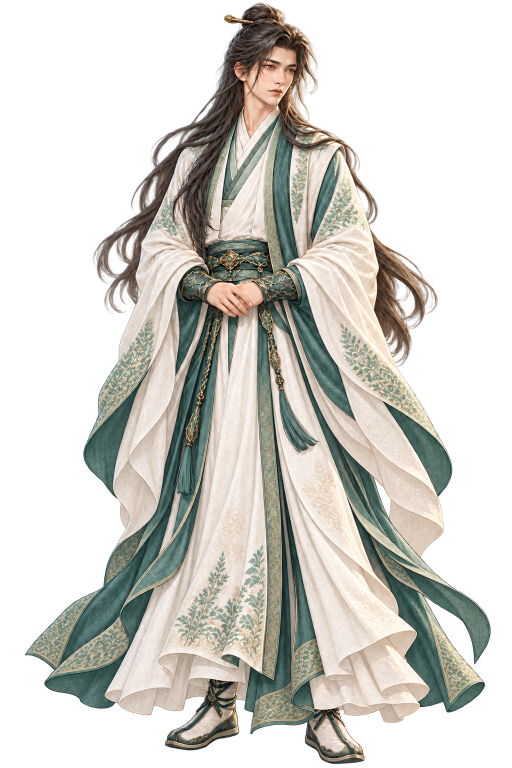
#> input picture art/production/art26/player-loadout-idle-v1.png, 1024 x 1536 px (shown at 1/2 size)
$ python export_art26_actor.py
#> lines starting #> are read from the running program, lines starting #| are printed output that depends on the picture
### art/tools/export_art10_blanks.py
"""Export ART10 originals without semantic edits or nonuniform scaling.

Uses Pillow only for this explicit producer, never as a new inventory-validator
dependency. The selected PNG and current finished-object reference stay intact.
"""
import argparse
import hashlib
import json
from pathlib import Path
import subprocess
import tempfile

ROOT = Path(__file__).resolve().parents[2]
IDS = ('frost_sword', 'jade_seal', 'soul_lamp', 'cloud_mirror')
BASE = 'art/redesign/art10-relic-blanks'
FACTS = BASE + '/export-facts.json'
PRODUCER = 'art/tools/export_art10_blanks.py'
ENCODING = ['cwebp', '-q', '82', '-m', '6', '-alpha_q', '100',
            '-resize', '512', '512', '-metadata', 'none']
ALIGNMENT = dict(method='uniform-contain-alpha16-bottom-center', threshold=16,
                 resampling='Pillow BICUBIC inverse affine', width=512, height=512,
                 nonuniformScale=False, cropPaintedBody=False)


def digest(data):
    return hashlib.sha256(data).hexdigest()


def identity(root, name):
    data = (root / name).read_bytes()
    return dict(path=name, bytes=len(data), sha256=digest(data))


def image_facts(root, name):
    from PIL import Image
    with Image.open(root / name) as opened:
        opened.load()
        original_mode = opened.mode
        image = opened.convert('RGBA')
    alpha = image.getchannel('A')
    histogram = alpha.histogram()
    row = identity(root, name)
    row.update(dimensions=dict(width=image.width, height=image.height),
               format='png' if name.endswith('.png') else 'webp', mode=original_mode,
               alpha=histogram[0] > 0 and sum(histogram[1:]) > 0,
               alphaProof=dict(transparentPixels=histogram[0], solidPixels=sum(histogram[250:]),
                               intermediatePixels=sum(histogram[1:250]),
                               min=alpha.getextrema()[0], max=alpha.getextrema()[1]),
               alphaBBox1=list(alpha.getbbox()),
               alphaBBox16=list(alpha.point(lambda n: 255 if n >= 16 else 0).getbbox()),
               rgbaSHA256=digest(image.tobytes()))
    return image, row


# [86 lines left out: functions placement, produce, not called in this run]


# [9 lines that do not run on import are left out]

### art/tools/export_art26_actor.py
"""One calm ART26 actor; reuse image facts and deterministic whole-frame cwebp export."""
import argparse,json,subprocess,tempfile
from pathlib import Path
from export_art10_blanks import image_facts,identity,digest
ROOT=Path(__file__).resolve().parents[2]
BASE='art/production/art26'
SOURCE=BASE+'/player-loadout-idle-v1.png'
RUNTIME='web/public/art/v2/actors/player-loadout-idle-v1.webp'
FACTS=BASE+'/export-facts.json'
PRODUCER='art/tools/export_art26_actor.py'
ENCODING=['cwebp','-q','82','-m','6','-alpha_q','100','-resize','512','768','-metadata','none']
def alpha_quality(image):
 a=image.getchannel('A');h=a.histogram();w,t=a.size
 return {'zeroPixels':h[0],'core250Pixels':sum(h[250:]),'edgeMax':[a.crop(b).getextrema()[1]for b in [(0,0,w,1),(0,t-1,w,t),(0,0,1,t),(w-1,0,w,t)]]}
def produce(root,verify=False):
 from PIL import __version__ as pillow_version
 root=root.resolve();raw,source=image_facts(root,SOURCE);assert raw.width==1024 and raw.height==1536
#> in image_facts, opened is the input picture: PIL image 1024x1536 RGBA; mean R, G, B, A 106.2, 103.5, 94.6, 126.9
#> in image_facts, `alpha = image.getchannel('A')`:
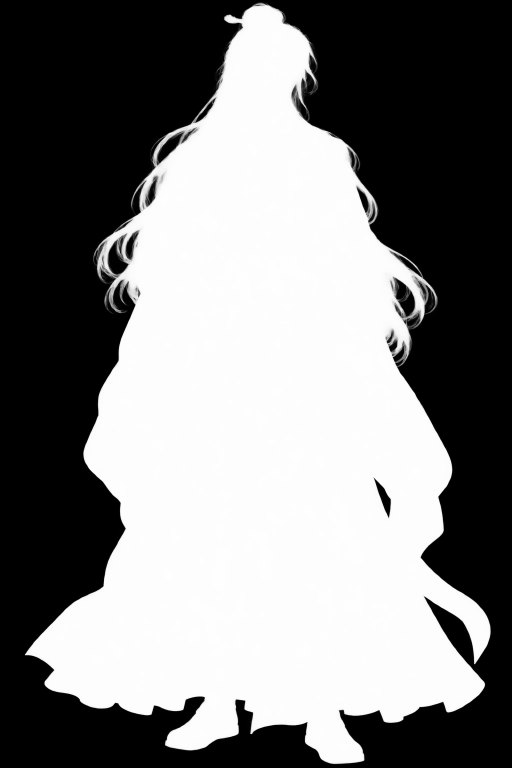
#> alpha: PIL image 1024x1536 L (shown at 1/2 size); min 0, max 254, mean 126.9
#> in image_facts, `histogram = alpha.histogram()`: histogram = 256 values, max 739615 at index 0, min 0 at index 255, mean 6144
#> after `raw, source = image_facts(root, SOURCE)`: source = 11 items
 quality=alpha_quality(raw);assert quality['zeroPixels']>raw.width*raw.height*.3 and quality['core250Pixels']>raw.width*raw.height*.3 and max(quality['edgeMax'])<=3
#> in alpha_quality, `h = a.histogram()`: h has the same summary as histogram in image_facts
#> after `quality = alpha_quality(raw)`: quality = {'zeroPixels': 739615, 'core250Pixels': 757213, 'edgeMax': [1, 3, 0, 0]}
#> (the run stopped early here; a loop or call above may not have finished)

$ run again, with art/production/art18/action-jade-frame-source.png copied over art/production/art26/player-loadout-idle-v1.png
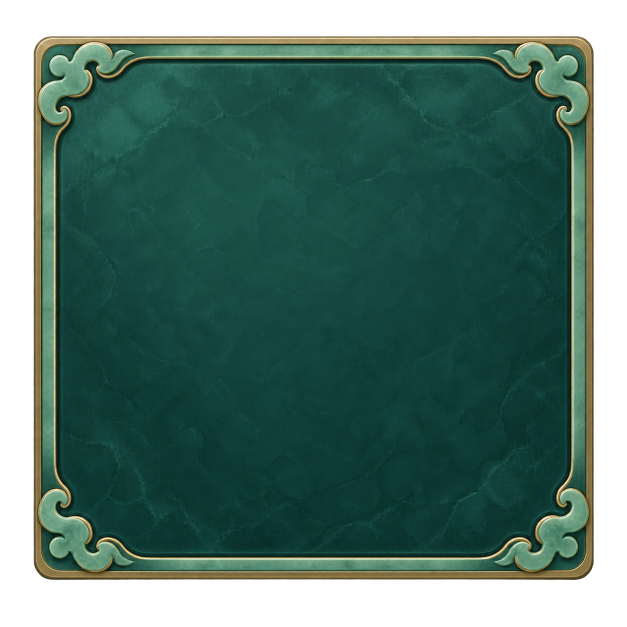
#> input picture art/production/art18/action-jade-frame-source.png, 1254 x 1254 px (shown at 1/2 size)
#> in image_facts, opened is the input picture: PIL image 1254x1254 RGBA; mean R, G, B, A 29.9, 62.8, 51.9, 195.4
#> in image_facts, `alpha = image.getchannel('A')`:
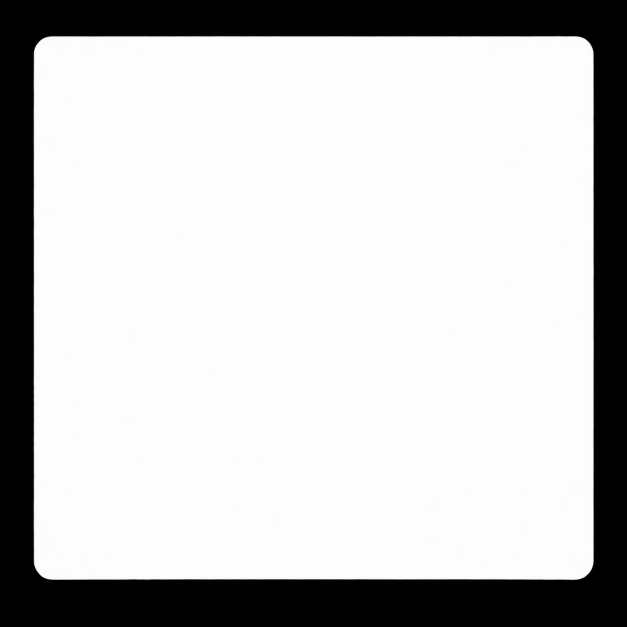
#> alpha: PIL image 1254x1254 L (shown at 1/2 size); min 0, max 255, mean 195.4
#> histogram = 256 values, max 1141670 at index 253, min 0 at index 137, mean 6142.6
#> source = 11 items
